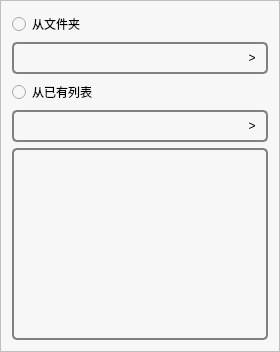
            <widget class="QFrame" name="frame_18">
             <property name="styleSheet">
              <string notr="true">background-color: rgb(247, 247, 247);</string>
             </property>
             <property name="frameShape">
              <enum>QFrame::StyledPanel</enum>
             </property>
             <property name="frameShadow">
              <enum>QFrame::Raised</enum>
             </property>
             <layout class="QVBoxLayout" name="verticalLayout_10">
              <item>
               <widget class="QRadioButton" name="radioButton_5">
                <property name="minimumSize">
                 <size>
                  <width>0</width>
                  <height>20</height>
                 </size>
                </property>
                <property name="text">
                 <string>从文件夹</string>
                </property>
               </widget>
              </item>
              <item>
               <widget class="QFrame" name="frame_26">
                <property name="sizePolicy">
                 <sizepolicy hsizetype="Preferred" vsizetype="Fixed">
                  <horstretch>0</horstretch>
                  <verstretch>0</verstretch>
                 </sizepolicy>
                </property>
                <property name="minimumSize">
                 <size>
                  <width>0</width>
                  <height>32</height>
                 </size>
                </property>
                <property name="maximumSize">
                 <size>
                  <width>16777215</width>
                  <height>32</height>
                 </size>
                </property>
                <property name="styleSheet">
                 <string notr="true">border-radius: 5px;
border: 2px  grey;
border-style: solid;</string>
                </property>
                <property name="frameShape">
                 <enum>QFrame::StyledPanel</enum>
                </property>
                <property name="frameShadow">
                 <enum>QFrame::Raised</enum>
                </property>
                <layout class="QHBoxLayout" name="horizontalLayout_14">
                 <property name="spacing">
                  <number>0</number>
                 </property>
                 <property name="leftMargin">
                  <number>0</number>
                 </property>
                 <property name="topMargin">
                  <number>0</number>
                 </property>
                 <property name="rightMargin">
                  <number>0</number>
                 </property>
                 <property name="bottomMargin">
                  <number>0</number>
                 </property>
                 <item>
                  <widget class="QLineEdit" name="lineEdit_5">
                   <property name="minimumSize">
                    <size>
                     <width>0</width>
                     <height>28</height>
                    </size>
                   </property>
                   <property name="maximumSize">
                    <size>
                     <width>16777215</width>
                     <height>28</height>
                    </size>
                   </property>
                   <property name="styleSheet">
                    <string notr="true">border: 0px</string>
                   </property>
                   <property name="placeholderText">
                    <string/>
                   </property>
                  </widget>
                 </item>
                 <item>
                  <widget class="QPushButton" name="pushButton_18">
                   <property name="sizePolicy">
                    <sizepolicy hsizetype="Fixed" vsizetype="Fixed">
                     <horstretch>0</horstretch>
                     <verstretch>0</verstretch>
                    </sizepolicy>
                   </property>
                   <property name="minimumSize">
                    <size>
                     <width>28</width>
                     <height>28</height>
                    </size>
                   </property>
                   <property name="maximumSize">
                    <size>
                     <width>28</width>
                     <height>28</height>
                    </size>
                   </property>
                   <property name="styleSheet">
                    <string notr="true">border:0px</string>
                   </property>
                   <property name="text">
                    <string>&gt;</string>
                   </property>
                  </widget>
                 </item>
                </layout>
               </widget>
              </item>
              <item>
               <widget class="QRadioButton" name="radioButton_4">
                <property name="minimumSize">
                 <size>
                  <width>0</width>
                  <height>20</height>
                 </size>
                </property>
                <property name="text">
                 <string>从已有列表</string>
                </property>
               </widget>
              </item>
              <item>
               <widget class="QFrame" name="frame_35">
                <property name="sizePolicy">
                 <sizepolicy hsizetype="Preferred" vsizetype="Fixed">
                  <horstretch>0</horstretch>
                  <verstretch>0</verstretch>
                 </sizepolicy>
                </property>
                <property name="minimumSize">
                 <size>
                  <width>0</width>
                  <height>32</height>
                 </size>
                </property>
                <property name="maximumSize">
                 <size>
                  <width>16777215</width>
                  <height>32</height>
                 </size>
                </property>
                <property name="styleSheet">
                 <string notr="true">border-radius: 5px;
border: 2px grey;
border-style: solid;</string>
                </property>
                <property name="frameShape">
                 <enum>QFrame::StyledPanel</enum>
                </property>
                <property name="frameShadow">
                 <enum>QFrame::Raised</enum>
                </property>
                <layout class="QHBoxLayout" name="horizontalLayout_21">
                 <property name="spacing">
                  <number>0</number>
                 </property>
                 <property name="leftMargin">
                  <number>0</number>
                 </property>
                 <property name="topMargin">
                  <number>0</number>
                 </property>
                 <property name="rightMargin">
                  <number>0</number>
                 </property>
                 <property name="bottomMargin">
                  <number>0</number>
                 </property>
                 <item>
                  <widget class="QLineEdit" name="lineEdit_10">
                   <property name="minimumSize">
                    <size>
                     <width>0</width>
                     <height>28</height>
                    </size>
                   </property>
                   <property name="maximumSize">
                    <size>
                     <width>16777215</width>
                     <height>28</height>
                    </size>
                   </property>
                   <property name="styleSheet">
                    <string notr="true">border: 0px</string>
                   </property>
                  </widget>
                 </item>
                 <item>
                  <widget class="QPushButton" name="pushButton_19">
                   <property name="sizePolicy">
                    <sizepolicy hsizetype="Fixed" vsizetype="Fixed">
                     <horstretch>0</horstretch>
                     <verstretch>0</verstretch>
                    </sizepolicy>
                   </property>
                   <property name="minimumSize">
                    <size>
                     <width>28</width>
                     <height>28</height>
                    </size>
                   </property>
                   <property name="maximumSize">
                    <size>
                     <width>28</width>
                     <height>28</height>
                    </size>
                   </property>
                   <property name="styleSheet">
                    <string notr="true">border:0px</string>
                   </property>
                   <property name="text">
                    <string>&gt;</string>
                   </property>
                  </widget>
                 </item>
                </layout>
               </widget>
              </item>
              <item>
               <widget class="QListView" name="listView_2">
                <property name="styleSheet">
                 <string notr="true">border-radius: 5px;
border: 2px grey;
border-style: solid;</string>
                </property>
               </widget>
              </item>
             </layout>
            </widget>
